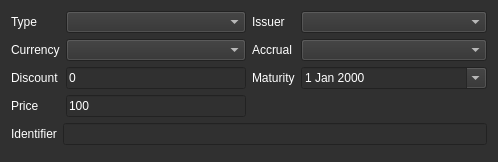
<?xml version="1.0" encoding="UTF-8"?>
<ui version="4.0">
 <class>deposDialog</class>
 <widget class="QDialog" name="deposDialog">
  <property name="geometry">
   <rect>
    <x>0</x>
    <y>0</y>
    <width>498</width>
    <height>162</height>
   </rect>
  </property>
  <property name="maximumSize">
   <size>
    <width>500</width>
    <height>162</height>
   </size>
  </property>
  <property name="windowTitle">
   <string>Time Deposits, Commercial Papers</string>
  </property>
  <property name="styleSheet">
   <string notr="true">background-color: rgb(48, 48, 48);
font: 10pt &quot;Bloomberg Prop Unicode N&quot;;
color: rgb(255, 255, 255);
</string>
  </property>
  <layout class="QVBoxLayout" name="verticalLayout_2">
   <item>
    <layout class="QVBoxLayout" name="verticalLayout">
     <item>
      <layout class="QHBoxLayout" name="horizontalLayout" stretch="1,1">
       <item>
        <layout class="QFormLayout" name="formLayout">
         <item row="0" column="0">
          <widget class="QLabel" name="label">
           <property name="text">
            <string>Type</string>
           </property>
          </widget>
         </item>
         <item row="0" column="1">
          <widget class="QComboBox" name="comboBoxType"/>
         </item>
         <item row="1" column="0">
          <widget class="QLabel" name="label_2">
           <property name="text">
            <string>Currency</string>
           </property>
          </widget>
         </item>
         <item row="1" column="1">
          <widget class="QComboBox" name="comboBoxCurrency"/>
         </item>
         <item row="2" column="0">
          <widget class="QLabel" name="label_8">
           <property name="text">
            <string>Discount</string>
           </property>
          </widget>
         </item>
         <item row="2" column="1">
          <widget class="QLineEdit" name="lineEditRate">
           <property name="text">
            <string>0</string>
           </property>
          </widget>
         </item>
         <item row="3" column="0">
          <widget class="QLabel" name="label_4">
           <property name="text">
            <string>Price</string>
           </property>
          </widget>
         </item>
         <item row="3" column="1">
          <widget class="QLineEdit" name="lineEditPrice">
           <property name="text">
            <string>100</string>
           </property>
           <property name="readOnly">
            <bool>true</bool>
           </property>
          </widget>
         </item>
        </layout>
       </item>
       <item>
        <layout class="QFormLayout" name="formLayout_2">
         <item row="0" column="0">
          <widget class="QLabel" name="label_3">
           <property name="text">
            <string>Issuer</string>
           </property>
          </widget>
         </item>
         <item row="0" column="1">
          <widget class="QComboBox" name="comboBoxIssuer"/>
         </item>
         <item row="1" column="0">
          <widget class="QLabel" name="label_5">
           <property name="text">
            <string>Accrual</string>
           </property>
          </widget>
         </item>
         <item row="1" column="1">
          <widget class="QComboBox" name="comboBoxAccrual"/>
         </item>
         <item row="2" column="0">
          <widget class="QLabel" name="label_6">
           <property name="text">
            <string>Maturity</string>
           </property>
          </widget>
         </item>
         <item row="2" column="1">
          <widget class="QDateEdit" name="dateEdit">
           <property name="calendarPopup">
            <bool>true</bool>
           </property>
          </widget>
         </item>
        </layout>
       </item>
      </layout>
     </item>
     <item>
      <layout class="QFormLayout" name="formLayout_3">
       <item row="0" column="0">
        <widget class="QLabel" name="label_7">
         <property name="text">
          <string>Identifier</string>
         </property>
        </widget>
       </item>
       <item row="0" column="1">
        <widget class="QLineEdit" name="lineEditIsin"/>
       </item>
      </layout>
     </item>
    </layout>
   </item>
  </layout>
 </widget>
 <resources/>
 <connections/>
</ui>
